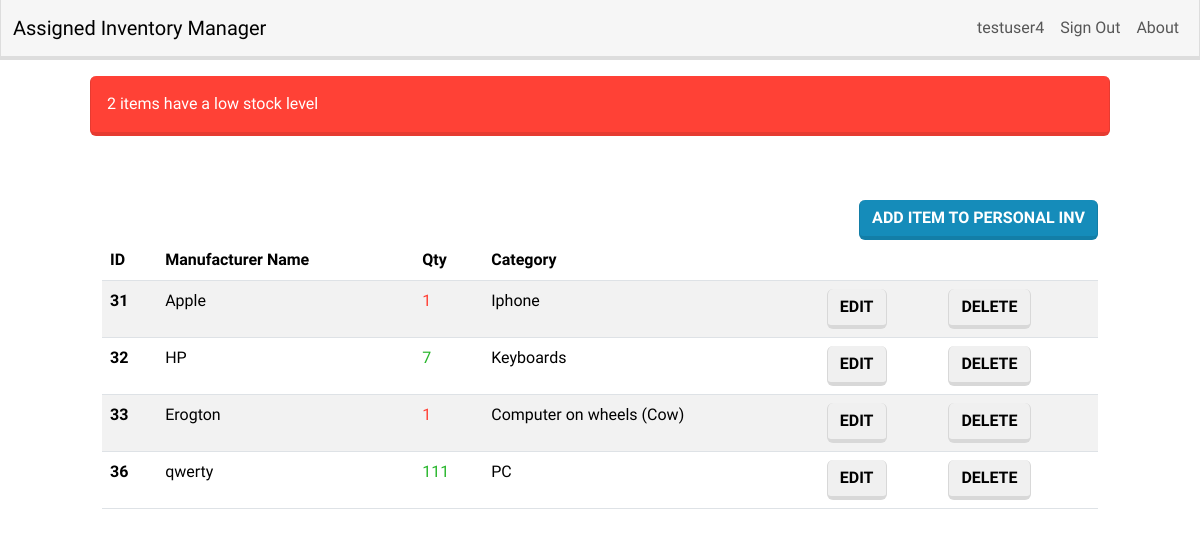
Page /dashboard/ (signed in) on the committed database.
### inventory/models.py (models this page shows, shortened)
class InventoryItem(models.Model):
    name = models.CharField(max_length=200)
    quantity = models.IntegerField()
    category = models.ForeignKey(
        "Category", on_delete=models.SET_NULL, blank=True, null=True
    )
    date_created = models.DateTimeField(auto_now_add=True)
    last_edited = models.DateTimeField(auto_now=True)
    user = models.ForeignKey(User, on_delete=models.CASCADE)
    assigned_date = models.DateTimeField(auto_now_add=True)

class Category(models.Model):
    name = models.CharField(max_length=200)
    class Meta:
        verbose_name_plural = "categories"

### inventory/views.py (the view)
# urls.py: path('dashboard/', Dashboard.as_view(), name='dashboard'),
class Dashboard(LoginRequiredMixin, View):
    def get(self, request):
        items = InventoryItem.objects.filter(user=self.request.user.id).order_by("id")
        low_inventory = InventoryItem.objects.filter(
            user=self.request.user.id, quantity__lte=LOW_QUANTITY
        )
        if low_inventory.count() > 0:
            if low_inventory.count() > 1:
                messages.error(
                    request, f"{low_inventory.count()} items have a low stock level"
                )
            else:
                messages.error(
                    request, f"{low_inventory.count()} item has a low stock count"
                )
        low_inventory_ids = InventoryItem.objects.filter(
            user=self.request.user.id, quantity__lte=LOW_QUANTITY
        ).values_list("id", flat=True)
        return render(
            request,
            "inventory/dashboard.html",
            {"items": items, "low_inventory_ids": low_inventory_ids},
        )

### inventory/templates/inventory/dashboard.html (shortened to what this page needs)
{% extends 'inventory/base.html' %}
{% block content %}
    {% if messages %}
		<div class="row mt-3">
			{% for message in messages %}
				{% if message.tags == 'error' %}
					<div class="col-md-10 col-12 mx-auto alert alert-danger">
						{{ message }}
					</div>
				{% else %}
					<div class="col-md-10 col-12 mx-auto alert alert-success">
						{{ message }}
					</div>
				{% endif %}
			{% endfor %}
		</div>
	{% endif %}
	<div class="row">
		<div class="col-md-10 col-12 mx-auto mt-5">
			<div class="d-flex justify-content-end">
				<a href="{% url 'add-item' %}" class="btn btn-primary">Add Item to Personal Inv</a>
			</div>
			<table class="table table-hover table-striped">
				<thead>
					<tr>
						<th scope="col">ID</th>
						<th scope="col">Manufacturer Name</th>
						<th scope="col">Qty</th>
						<th scope="col">Category</th>
						<th scope="col"></th>
						<th scope="col"></th>
					</tr>
				</thead>
				<tbody>
					{% for item in items %}
					<tr>
						<th scope="row">{{ item.id }}</th>
						<td>{{ item.name }}</td>
						{% if item.id in low_inventory_ids %}
							<td class="text-danger">{{ item.quantity }}</td>
                        {% else %}
							<td class="text-success">{{ item.quantity }}</td>
						{% endif %}
						<td>{{ item.category.name }}</td>
						<td><a href="{% url 'edit-item' item.id %}" class="btn btn-secondary">Edit</a></td>
						<td><a href="{% url 'delete-item' item.id %}" class="btn btn-secondary">Delete</a></td>
					</tr>
					{% endfor %}
				</tbody>
			</table>
		</div>
	</div>
{% endblock content %}

### inventory/templates/inventory/navigation.html (shortened to what this page needs)
<nav class="navbar navbar-expand-lg bg-light">
	<div class="container-fluid">
		<a class="navbar-brand" href="{% url 'index' %}">Assigned Inventory Manager</a>
		<div class="collapse navbar-collapse justify-content-end" id="navbarNav">
			<ul class="navbar-nav">
				{% if user.is_authenticated %}
					<li class="nav-item">
						<a class="nav-link" href="#">{{ user.username }}</a>
					</li>
					<li class="nav-item">
						<a class="nav-link" href="{% url 'simple_logout' %}">Sign Out</a>
					</li>
                    <li class="nav-item">
                        <a class="nav-link" href="{% url 'about' %}">About</a>
                    </li>
				{% endif %}
			</ul>
		</div>
	</div>
</nav>

### rows in the picture
InventoryItem: id "31", name "Apple", quantity "1", category.name "Iphone"
InventoryItem: id "32", name "HP", quantity "7", category.name "Keyboards"
InventoryItem: id "33", name "Erogton", quantity "1", category.name "Computer on wheels (Cow)"
InventoryItem: id "36", name "qwerty", quantity "111", category.name "PC"

### other values in the picture
{{ user.username }} "testuser4"
{{ message }} "2 items have a low stock level"
